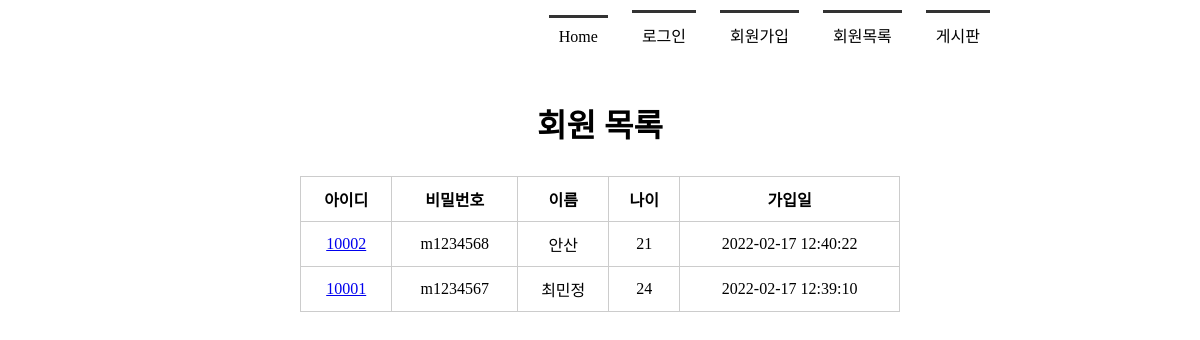
Before: /memberlist/ with the older database file.
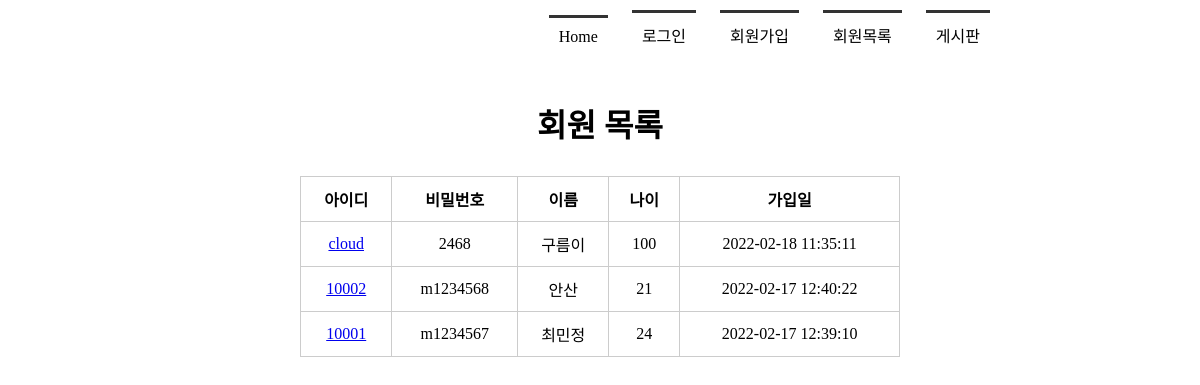
After: the same page with the newer database file.
### tables this page shows
CREATE TABLE member(
            mid char(5) PRIMARY KEY,
            passwd  char(8) NOT NULL,
            name    text NOT NULL,
            age integer,
            regDate timestamp date DEFAULT (datetime('now', 'localtime'))
        );

### app.py (the view)
@app.route('/memberlist/')
def memberlist():
    conn = getconn()
    cur = conn.cursor()
    sql = "SELECT * FROM member ORDER BY regDate DESC"
    cur.execute(sql)
    rs = cur.fetchall()   # 회원 전체
    conn.close()
    return render_template("memberlist.html", rs = rs)

### app.py (called while the page is built)
def getconn():
    conn = sqlite3.connect("./member.db")
    return conn

### templates/memberlist.html (shortened to what this page needs)
<!DOCTYPE html>
<html lang="en">
<head>
    <link rel ="stylesheet" href="{{ url_for('static', filename= 'style.css') }}">
</head>
<body>
     <div id="container">
         {% include 'navbar.html' %}
         <section>
             <h1>회원 목록</h1>
             <table>
                 <tr>
                     <th>아이디</th><th>비밀번호</th><th>이름</th><th>나이</th><th>가입일</th>
                 </tr>
                 {% for i in rs %}
                 <tr>
                     <td><a href="{{ url_for('member_view', id=i[0]) }}">{{ i[0] }}</a></td>
                     <td>{{ i[1] }}</td>
                     <td>{{ i[2] }}</td>
                     <td>{{ i[3] }}</td>
                     <td>{{ i[4] }}</td>
                 </tr>
                 {% endfor %}
             </table>
         </section>
     </div>
</body>
</html>

### templates/navbar.html
<header>
        <nav>
            <ul>
                <li><a href="{{ url_for('index') }}">Home</a></li>
                <li><a href="{{ url_for('login') }}">로그인</a></li>
                <li><a href="{{ url_for('register') }}">회원가입</a></li>
                <li><a href="{{ url_for('memberlist') }}">회원목록</a></li>
                <li><a href="#">게시판</a></li>
            </ul>
        </nav>
</header>

### static/style.css (style rules this page uses)
* { margin : 0; padding: 0; }
#container { width: 1000px; margin: 0 auto; }
header { height: 100px; }
nav ul { list-style: none; text-align: right; margin-right: 100px; }
nav ul li { display: inline-block; margin: 10px; border-top: 3px solid #333; padding: 10px; }
nav ul li a { text-decoration: none; color: #000; }
section { text-align: center; }
section h1 { font-size: 2em; margin-bottom: 30px; }
section table { width: 600px; margin: 0 auto; border-collapse: collapse; }
section table, th, td { border: 1px solid #ccc; padding: 10px }

Changed rows visible on the page:
added member: mid "cloud", passwd "2468", name "구름이", age "100", regDate "2022-02-18 11:35:11"
